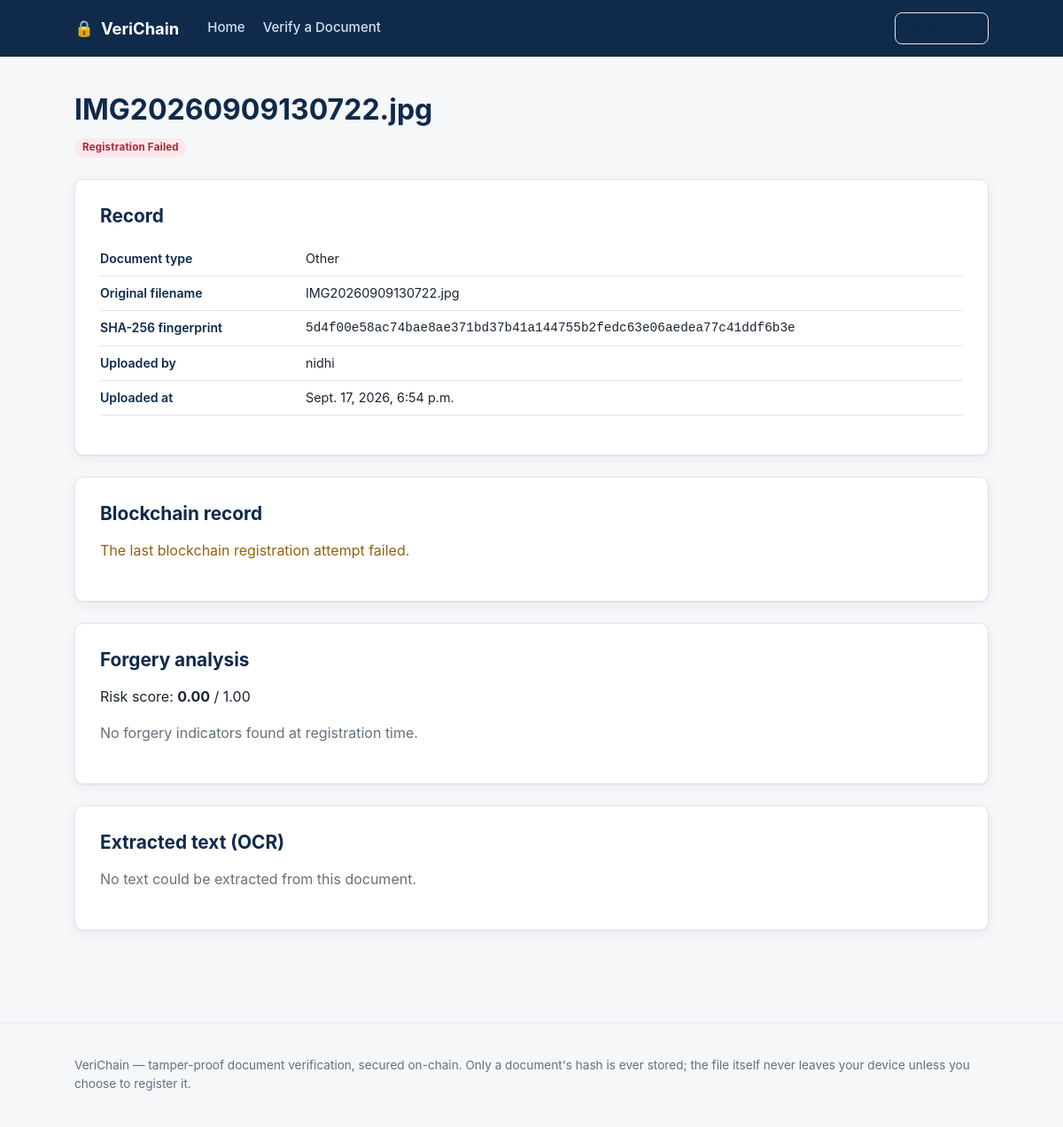
The app's page /document/42de65bb-b9ab-41c6-9a7f-05bdd4cbb381/ with its own data.
### verification/models.py (models this page shows, shortened)
class Document(models.Model):
    DOCUMENT_TYPES = [
        ('certificate', 'Academic Certificate'),
        ('marksheet', 'Marksheet / Transcript'),
        ('legal', 'Legal Document'),
        ('id_proof', 'ID Proof'),
        ('other', 'Other'),
    ]
    STATUS_CHOICES = [
        ('pending', 'Pending'),
        ('registered', 'Registered on Blockchain'),
        ('failed', 'Registration Failed'),
        ('revoked', 'Revoked'),
    ]
    uuid = models.UUIDField(default=uuid.uuid4, editable=False, unique=True)
    owner = models.ForeignKey(User, on_delete=models.CASCADE, related_name='documents')
    file = models.FileField(upload_to=upload_path)
    original_filename = models.CharField(max_length=255)
    document_type = models.CharField(max_length=20, choices=DOCUMENT_TYPES, default='certificate')
    title = models.CharField(max_length=255, blank=True)
    extracted_text = models.TextField(blank=True)
    sha256_hash = models.CharField(max_length=64, unique=True, db_index=True)
    forgery_score = models.FloatField(null=True, blank=True)  # 0 (clean) - 1 (likely tampered)
    forgery_flags = models.TextField(blank=True)  # comma-separated flags/reasons
    is_suspected_forged = models.BooleanField(default=False)
    status = models.CharField(max_length=20, choices=STATUS_CHOICES, default='pending')
    tx_hash = models.CharField(max_length=100, blank=True)
    block_number = models.BigIntegerField(null=True, blank=True)
    registered_at = models.DateTimeField(null=True, blank=True)
    created_at = models.DateTimeField(auto_now_add=True)
    updated_at = models.DateTimeField(auto_now=True)
    class Meta:
        ordering = ['-created_at']

### verification/views.py (the view)
# urls.py: path('document/<uuid:doc_uuid>/', views.document_detail, name='document_detail'),
def document_detail(request, doc_uuid):
    document = get_object_or_404(Document, uuid=doc_uuid)
    chain_info = None
    chain_error = None
    if document.status in ('registered', 'revoked'):
        try:
            chain_info = blockchain_utils.verify_document_onchain(document.sha256_hash)
        except BlockchainError as exc:
            chain_error = str(exc)
    flags = document.forgery_flags.split(', ') if document.forgery_flags else []
    is_owner = request.user.is_authenticated and request.user == document.owner
    return render(request, 'verification/document_detail.html', {
        'document': document,
        'flags': flags,
        'chain_info': chain_info,
        'chain_error': chain_error,
        'is_owner': is_owner,
        'can_manage': is_owner or request.user.is_staff,
    })

### verification/templates/verification/document_detail.html (shortened to what this page needs)
{% extends 'verification/base.html' %}
{% block content %}
<section class="page-header">
    <h1>{{ document.title|default:document.original_filename }}</h1>
    <p>
        <span class="badge badge-status status-{{ document.status }}">{{ document.get_status_display }}</span>
    </p>
</section>
<section class="panel">
    <h2>Record</h2>
    <dl class="result-facts">
        <div><dt>Document type</dt><dd>{{ document.get_document_type_display }}</dd></div>
        <div><dt>Original filename</dt><dd>{{ document.original_filename }}</dd></div>
        <div><dt>SHA-256 fingerprint</dt><dd class="mono">{{ document.sha256_hash }}</dd></div>
        <div><dt>Uploaded by</dt><dd>{{ document.owner.username }}</dd></div>
        <div><dt>Uploaded at</dt><dd>{{ document.created_at }}</dd></div>
    </dl>
</section>
<section class="panel">
    <h2>Blockchain record</h2>
    {% if document.status == 'pending' %}
        <p class="text-muted">This document has not been sent to the blockchain yet.</p>
    {% elif document.status == 'failed' %}
        <p class="text-warning">The last blockchain registration attempt failed.</p>
    {% endif %}
</section>
<section class="panel">
    <h2>Forgery analysis</h2>
    {% if document.forgery_score is not None %}
        <p>Risk score: <strong>{{ document.forgery_score|floatformat:2 }}</strong> / 1.00
        </p>
        {% if flags %}
            <ul class="flag-list">
                {% for flag in flags %}<li>{{ flag }}</li>{% endfor %}
            </ul>
        {% else %}
            <p class="text-muted">No forgery indicators found at registration time.</p>
        {% endif %}
    {% else %}
        <p class="text-muted">No forgery analysis on record.</p>
    {% endif %}
</section>
<section class="panel">
    <h2>Extracted text (OCR)</h2>
    {% if document.extracted_text %}
        <pre class="ocr-text">{{ document.extracted_text }}</pre>
    {% else %}
        <p class="text-muted">No text could be extracted from this document.</p>
    {% endif %}
</section>
{% endblock %}

### verification/static/verification/css/style.css (style rules this page uses)
:root { --color-bg: #f6f7f9; --color-surface: #ffffff; --color-border: #e2e5eb; --color-text: #1b2430; --color-text-muted: #64707d; --color-navy: #0f2a4a; --color-navy-dark: #0a1d33; --color-accent: #1d6fd6; --color-accent-dark: #14559f; --color-success: #1a7f4e; --color-success-bg: #e7f6ed; --color-warning: #92620a; --color-warning-bg: #fdf1da; --color-danger: #a4283a; --color-danger-bg: #fbe9eb; --color-info-bg: #e8f0fb; --radius: 10px; --shadow: 0 1px 2px rgba(15, 42, 74, 0.06), 0 4px 14px rgba(15, 42, 74, 0.05); --font-body: -apple-system, BlinkMacSystemFont, "Segoe UI", Roboto, Helvetica, Arial, sans-serif; }
* { box-sizing: border-box; }
body { margin: 0; font-family: var(--font-body); background: var(--color-bg); color: var(--color-text); line-height: 1.55; }
h1, h2, h3 { color: var(--color-navy); font-weight: 700; line-height: 1.25; }
h1 { font-size: 2rem; margin: 0 0 8px; }
h2 { font-size: 1.3rem; margin: 0 0 12px; }
.page-header { margin-bottom: 24px; }
.page-header p { color: var(--color-text-muted); margin: 0; }
.panel { background: var(--color-surface); border: 1px solid var(--color-border); border-radius: var(--radius); box-shadow: var(--shadow); padding: 28px; margin-bottom: 24px; }
.badge { display: inline-block; padding: 2px 9px; border-radius: 999px; font-size: 0.72rem; font-weight: 700; letter-spacing: 0.02em; text-transform: uppercase; }
.badge-status { text-transform: capitalize; }
.status-failed { background: var(--color-danger-bg); color: var(--color-danger); }
.result-facts { margin: 16px 0; }
.result-facts dl, .result-facts { display: block; }
.result-facts > div { display: flex; gap: 12px; padding: 8px 0; border-bottom: 1px solid var(--color-border); }
.result-facts dt { flex: 0 0 220px; font-weight: 600; color: var(--color-navy); font-size: 0.88rem; }
.result-facts dd { margin: 0; font-size: 0.9rem; word-break: break-all; }
.mono { font-family: "SFMono-Regular", Consolas, "Liberation Mono", Menlo, monospace; font-size: 0.85rem; }
.text-muted { color: var(--color-text-muted); }
.text-warning { color: var(--color-warning); }

### records on screen
Document: title "IMG20260909130722.jpg", status "Registration Failed", document_type "Other", original_filename "IMG20260909130722.jpg", sha256_hash "5d4f00e58ac74bae8ae371bd37b41a144755b2fedc63e06aedea77c41ddf6b3e", owner.username "nidhi", created_at "Sept. 17, 2026, 6:54 p.m.", forgery_score "0.00"
